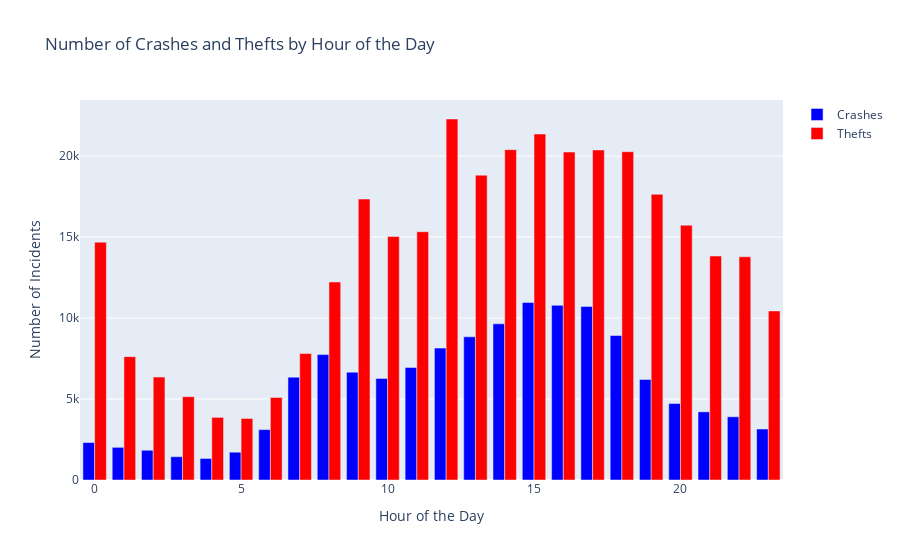

This figure's notebook cell:
### Code cell
# Filter crime_data for rows where 'Primary Type' is 'THEFT'
theft_data = crime_data[crime_data['Primary Type'] == 'THEFT']

# Count the number of thefts per hour
theft_counts_per_hour = theft_data['HOUR'].value_counts().sort_index()

# Assuming crash_counts_per_hour is already calculated

# Create traces for the plot
trace_crashes = go.Bar(x=crash_counts_per_hour.index, y=crash_counts_per_hour.values, name='Crashes', marker_color='blue')
trace_thefts = go.Bar(x=theft_counts_per_hour.index, y=theft_counts_per_hour.values, name='Thefts', marker_color='red')

# Create a figure and add traces
fig = go.Figure(data=[trace_crashes, trace_thefts])

# Update layout for a clear visualization
fig.update_layout(barmode='group', title='Number of Crashes and Thefts by Hour of the Day', xaxis_title='Hour of the Day', yaxis_title='Number of Incidents')

fig.show()

### Figure 1 — Plotly figure (JSON) as saved in the notebook; plotly's stock layout.template omitted (floating-point values rounded to 4 significant figures)
{"data": [{"marker": {"color": "blue"}, "name": "Crashes", "type": "bar", "x": [0, 1, 2, 3, 4, 5, 6, 7, 8, 9, 10, 11, 12, 13, 14, 15, 16, 17, 18, 19, 20, 21, 22, 23], "y": [2313, 2017, 1836, 1437, 1329, 1716, 3110, 6350, 7742, 6653, 6272, 6949, 8142, 8842, 9642, 10957, 10786, 10717, 8922, 6206, 4722, 4208, 3904, 3148]}, {"marker": {"color": "red"}, "name": "Thefts", "type": "bar", "x": [0, 1, 2, 3, 4, 5, 6, 7, 8, 9, 10, 11, 12, 13, 14, 15, 16, 17, 18, 19, 20, 21, 22, 23], "y": [14685, 7616, 6353, 5146, 3867, 3798, 5092, 7806, 12224, 17344, 15029, 15329, 22288, 18819, 20397, 21359, 20248, 20377, 20269, 17637, 15731, 13827, 13781, 10438]}], "layout": {"barmode": "group", "title": {"text": "Number of Crashes and Thefts by Hour of the Day"}, "xaxis": {"title": {"text": "Hour of the Day"}}, "yaxis": {"title": {"text": "Number of Incidents"}}}}
